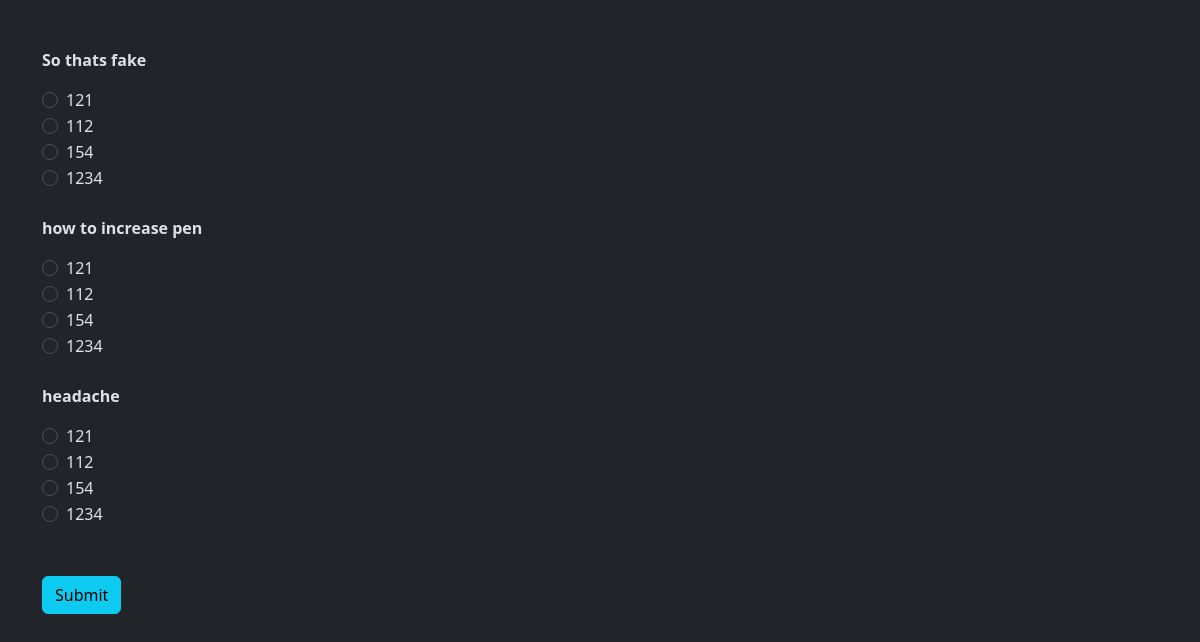
The page /quizattempt/1 on the database its author committed.
### models/models.py (models this page shows)
class Questions(db.Model):
    id=db.Column(db.Integer, primary_key=True)
    q_id=db.Column(db.Integer,db.ForeignKey('quiz.id', ondelete="CASCADE"))
    question=db.Column(db.Text,nullable=False)
    op1=db.Column(db.Text,nullable=False)
    op2=db.Column(db.Text,nullable=False)
    op3=db.Column(db.Text,nullable=False)
    op4=db.Column(db.Text,nullable=False)
    cop=db.Column(db.Integer,nullable=False)

### controllers/controllers.py (the view, shortened to what this page needs)
@app.route("/quizattempt/<int:id>",methods=["GET","POST"])
def quizattempt(id):
    quest=Questions.query.filter_by(q_id=id).all()
    sc=0
    tt=0
    return render_template("quizattempt.html",questions=quest,q_id=id)

### templates/quizattempt.html
{% extends 'base.html' %}
{% block content %}
<br><br>
<div class="container">
  {% if questions %}
  <form action="/quizattempt/{{q_id}}" method="post">
    {% for question in questions %}
    <p><strong>{{ question.question }}</strong></p>
    <div class="form-check">
      <input class="form-check-input" type="radio" name="{{ question.id }}" id="flexRadioDefault1_{{ loop.index }}" value="1">
      <label class="form-check-label" for="flexRadioDefault1_{{ loop.index }}">
        {{ question.op1 }}
      </label>
    </div>
    <div class="form-check">
      <input class="form-check-input" type="radio" name="{{ question.id }}" id="flexRadioDefault2_{{ loop.index }}" value="2">
      <label class="form-check-label" for="flexRadioDefault2_{{ loop.index }}">
        {{ question.op2 }}
      </label>
    </div>
    <div class="form-check">
      <input class="form-check-input" type="radio" name="{{ question.id }}" id="flexRadioDefault3_{{ loop.index }}" value="3">
      <label class="form-check-label" for="flexRadioDefault3_{{ loop.index }}">
        {{ question.op3 }}
      </label>
    </div>
    <div class="form-check">
      <input class="form-check-input" type="radio" name="{{ question.id }}" id="flexRadioDefault4_{{ loop.index }}" value="4">
      <label class="form-check-label" for="flexRadioDefault4_{{ loop.index }}">
        {{ question.op4 }}
      </label>
    </div>
    <br>
    {% endfor %}
    <br>
    <button class="btn btn-info" type="submit">Submit</button>
  </form>
  {% endif %}
</div>
{% endblock %}

### rows shown on the page
Questions: question "So thats fake", op1 "121", op2 "112", op3 "154", op4 "1234"
Questions: question "how to increase pen", op1 "121", op2 "112", op3 "154", op4 "1234"
Questions: question "headache", op1 "121", op2 "112", op3 "154", op4 "1234"
